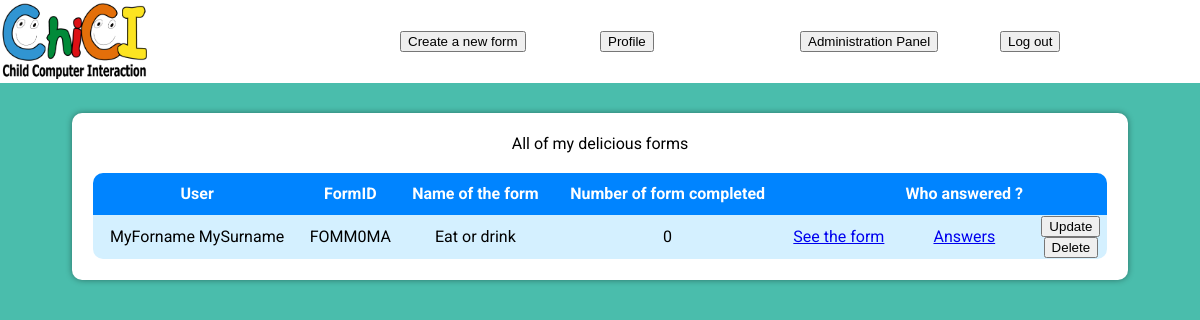
The page /index.php?action=readAll&controller=form (signed in) on the database its author committed.
### tables this page shows
CREATE TABLE Form (
  formId varchar(20) PRIMARY KEY,
  formName varchar(30),
  userNickname varchar (20),
  completedForm int(11),
  fillable int(1),
  FOREIGN KEY (userNickname) REFERENCES Users(userNickname)
)DEFAULT CHARSET=utf8;

### index.php (called while the page is built, shortened)
<?php
    require_once File::build_path(array('controller', 'router.php'));
?>

### model/ModelUsers.php (called while the page is built, shortened)
<?php
require_once File::build_path(array('model', 'Model.php'));
class ModelUsers extends Model{
    private $userSurname;
    private $userForename;
    public function getSurname() {return $this->userSurname;}
    public function getForename(){return $this->userForename;}
	public static function getCreatorUsers(){
		try {
			$query = "SELECT U.userNickname, U.userSurname, U.userForename FROM Users U JOIN Form F ON F.userNickname = U.userNickname;";
			$prep = Model::$pdo->prepare($query);
			$prep->execute();
			$prep->setFetchMode(PDO::FETCH_CLASS,'ModelUsers');
			$res = $prep->fetchAll();
			return $res;
		} catch (PDOException $ex) {
			if (Conf::getDebug()) {
				echo $ex->getMessage();
			} else {
				echo "une erreur est survenue.";
			}
			return NULL;
		}
	}
}
?>

### model/Model.php (called while the page is built, shortened)
<?php
class Model {
	public static $pdo;
    public static function Init() {
        $hostname = Conf::getHostName();
        $database_name = Conf::getDatabaseName();
        $login = Conf::getLogin();
        $password = Conf::getPassword();
        try {
            self::$pdo = new PDO("mysql:host=$hostname;dbname=$database_name", $login, $password, array(PDO::MYSQL_ATTR_INIT_COMMAND => "SET NAMES utf8"));
            self::$pdo->setAttribute(PDO::ATTR_ERRMODE, PDO::ERRMODE_EXCEPTION);
        } catch (PDOException $e) {
            if (Conf::getDebug()) {
                echo $e->getMessage();
            } else {
                echo 'Error. ';
            }
            die();
        }
    }
    public static function selectAll() {
        try {
            $table_name = static::$object;
            $class_name = 'Model' . $table_name;
            $sql = "SELECT * FROM $table_name;";
            $req_prep = Model::$pdo->query($sql);
            $req_prep->setFetchMode(PDO::FETCH_CLASS, $class_name);
            $tab_p = $req_prep->fetchAll();
            return $tab_p;
        }catch (PDOException $ex) {
            if (Conf::getDebug()) {
                echo $ex->getMessage();
            } else {
                echo "Error. We can not find the objects. ";
            }
            return false;
        }
    }
}
?>

### model/ModelForm.php (called while the page is built, shortened)
<?php
require_once File::build_path(array('model', 'Model.php'));
class ModelForm extends Model{
	private $formId;
	private $formName;
	private $userNickname;
	private $completedForm;
    public function getFormId(){return $this->formId;}
    public function getFormName(){return $this->formName;}
	public function getUserNickname(){return $this->userNickname;}
	public function getCompletedForm(){return $this->completedForm;}
}

### view/users/displayAllMyForms.php (the view, shortened to what this page needs)
<main>
    <div class="adminPage">
	<table>
	<caption>All of my delicious forms</caption>
	<thead>
       <tr>
			<?php if(isset($readAll) && $readAll) echo "<th>User</th>";?>
			<th>FormID</th>
			<th>Name of the form</th>
			<th>Number of form completed</th>
			<th></th>
			<th>Who answered ?</th>
                        <th></th>
       </tr>
	</thead>
	<?php if(!isset($form)){
		echo "No form available";
	}
	else{
		echo "<tbody>";
		foreach($form as $f){
			$secureId = htmlspecialchars($f->getFormId());
			$secureName = htmlspecialchars($f->getFormName());
			$secureNbCompletedForm = htmlspecialchars($f->getCompletedForm());
			$protectedId = rawurlencode($f->getFormId());
			echo "<tr id=\"$secureId\">";
			if(isset($readAll) && $readAll){
				$user = htmlspecialchars($f->getUserNickname());
				echo "<td>$readAll[$user]</td>";
			}
				echo "<td>$secureId</td>";
				echo "<td>$secureName</td>";
				echo "<td>$secureNbCompletedForm</td>";
				echo "<td><a href=\"index.php?controller=form&action=read&id=$protectedId\" >See the form</a></td>";
				echo "<td><a href=\"index.php?controller=form&action=whoAnswered&id=$protectedId\" >Answers</a></td>";
                                echo "<td><button class=\"updateForm\" id=\"$secureId\">Update</button><br><button class=\"deleteForm\" id=\"$secureId\">Delete</button></td>";
			echo "</tr>";
		}
		echo "</tbody>";
	}
	?>
	</table>
    </div>
</main>

### css/styles.css (style rules this page uses)
body { padding:0; margin:0; font-family: 'Roboto', sans-serif; }
main { padding-left:6%; padding-right:6%; background-color: #4abdac; height:100%; }
table { width:100%; border-collapse:collapse; }
table td { text-align:center; height: 40px; overflow: auto; }
table th { height: 40px; }
html { height: 100%; }
body { min-height: 100%; }
table th { background-color: #0084FF; color: white; }
table th:first-child { border-radius: 10px 0px 0px 0px }
table th:last-child { border-radius: 0px 10px 0px 0px }
table caption { padding-bottom: 20px }
tr:last-child td:not(:first-child):not(:last-child) { background-color: #D4F0FF }
tr:last-child td:first-child { background-color: #D4F0FF; border-radius: 0px 0px 0px 10px; }
tr:last-child td:last-child { background-color: #D4F0FF; border-radius: 0px 0px 10px 0px; }

### css/admin.css (style rules this page uses)
main { height:100vh; padding-top: 30px; }
.adminPage { background-color: white; padding: 2%; box-shadow: 0px 0px 6px 0px rgba(0,0,0,0.4); border-radius: 10px; }

### rows shown on the page
form: userNickname "MyForname MySurname", formId "FOMM0MA", formName "Eat or drink", completedForm "0"
